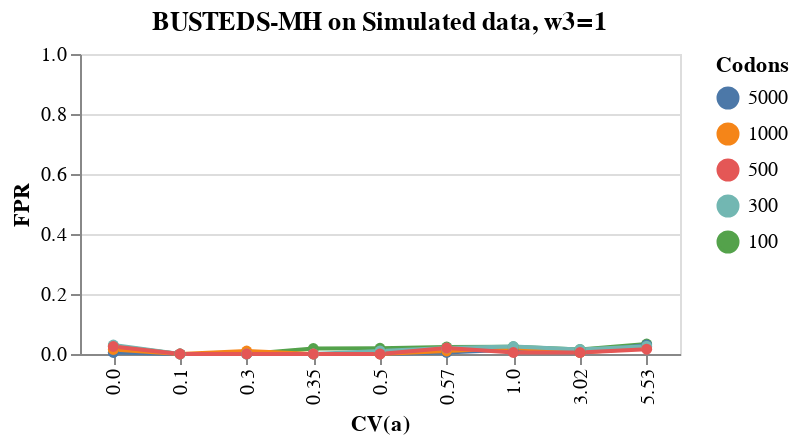

The cell this chart's notebook holds for it:
### Markdown cell above
## Visualization

### Code cell
source = df_1

#order = ["100", "300", "500", "1000", "5000"]
order = ["5000", "1000", "500", "300", "100"]

chart1 = alt.Chart(source).mark_line(
    point=alt.OverlayMarkDef(color="red")
).encode(
    x='CV(a)',
    y= alt.Y('FPR:Q',
        scale=alt.Scale(domain=(0, 1))
    ),
    color=alt.Color('Codons', sort=order)
).properties(
    width=300,
    height=150,
    title="BUSTEDS-MH on Simulated data, w3=1"
)

chart1

### Figure 1 — Vega-Lite specification as saved in the notebook (floating-point values rounded to 4 significant figures)
{"config": {"view": {"continuousWidth": 400, "continuousHeight": 300}}, "data": {"name": "data-62c1720e58901d60009d94654df3c1c9"}, "mark": {"type": "line", "point": {"color": "red"}}, "encoding": {"color": {"field": "Codons", "sort": ["5000", "1000", "500", "300", "100"], "type": "nominal"}, "x": {"field": "CV(a)", "type": "nominal"}, "y": {"field": "FPR", "scale": {"domain": [0, 1]}, "type": "quantitative"}}, "height": 150, "title": "BUSTEDS-MH on Simulated data, w3=1", "width": 300, "$schema": "https://vega.github.io/schema/vega-lite/v4.17.0.json", "datasets": {"data-62c1720e58901d60009d94654df3c1c9": [{"Codons": "100", "FPR": 0.018, "CV(a)": "0.35"}, {"Codons": "5000", "FPR": 0.0, "CV(a)": "0.35"}, {"Codons": "1000", "FPR": 0.0, "CV(a)": "0.35"}, {"Codons": "300", "FPR": 0.0, "CV(a)": "0.35"}, {"Codons": "500", "FPR": 0.0, "CV(a)": "0.35"}, {"Codons": "100", "FPR": 0.019, "CV(a)": "0.5"}, {"Codons": "5000", "FPR": 0.0, "CV(a)": "0.5"}, {"Codons": "1000", "FPR": 0.0, "CV(a)": "0.5"}, {"Codons": "300", "FPR": 0.01, "CV(a)": "0.5"}, {"Codons": "500", "FPR": 0.0, "CV(a)": "0.5"}, {"Codons": "100", "FPR": 0.024, "CV(a)": "1.0"}, {"Codons": "5000", "FPR": 0.015, "CV(a)": "1.0"}, {"Codons": "1000", "FPR": 0.02, "CV(a)": "1.0"}, {"Codons": "300", "FPR": 0.025, "CV(a)": "1.0"}, {"Codons": "500", "FPR": 0.005, "CV(a)": "1.0"}, {"Codons": "100", "FPR": 0.027, "CV(a)": "0.0"}, {"Codons": "5000", "FPR": 0.005, "CV(a)": "0.0"}, {"Codons": "1000", "FPR": 0.015, "CV(a)": "0.0"}, {"Codons": "300", "FPR": 0.03, "CV(a)": "0.0"}, {"Codons": "500", "FPR": 0.025, "CV(a)": "0.0"}, {"Codons": "100", "FPR": 0.023, "CV(a)": "0.57"}, {"Codons": "5000", "FPR": 0.005, "CV(a)": "0.57"}, {"Codons": "1000", "FPR": 0.01, "CV(a)": "0.57"}, {"Codons": "300", "FPR": 0.02, "CV(a)": "0.57"}, {"Codons": "500", "FPR": 0.02, "CV(a)": "0.57"}, {"Codons": "100", "FPR": 0.033, "CV(a)": "5.53"}, {"Codons": "5000", "FPR": 0.03, "CV(a)": "5.53"}, {"Codons": "1000", "FPR": 0.02, "CV(a)": "5.53"}, {"Codons": "300", "FPR": 0.026, "CV(a)": "5.53"}, {"Codons": "500", "FPR": 0.016, "CV(a)": "5.53"}, {"Codons": "100", "FPR": 0.015, "CV(a)": "3.02"}, {"Codons": "5000", "FPR": 0.005, "CV(a)": "3.02"}, {"Codons": "1000", "FPR": 0.005, "CV(a)": "3.02"}, {"Codons": "300", "FPR": 0.015, "CV(a)": "3.02"}, {"Codons": "500", "FPR": 0.005, "CV(a)": "3.02"}, {"Codons": "100", "FPR": 0.0, "CV(a)": "0.1"}, {"Codons": "5000", "FPR": 0.0, "CV(a)": "0.1"}, {"Codons": "1000", "FPR": 0.0, "CV(a)": "0.1"}, {"Codons": "300", "FPR": 0.0, "CV(a)": "0.1"}, {"Codons": "500", "FPR": 0.0, "CV(a)": "0.1"}, {"Codons": "100", "FPR": 0.0, "CV(a)": "0.3"}, {"Codons": "5000", "FPR": 0.0, "CV(a)": "0.3"}, {"Codons": "1000", "FPR": 0.01, "CV(a)": "0.3"}, {"Codons": "300", "FPR": 0.0, "CV(a)": "0.3"}, {"Codons": "500", "FPR": 0.0, "CV(a)": "0.3"}]}}
